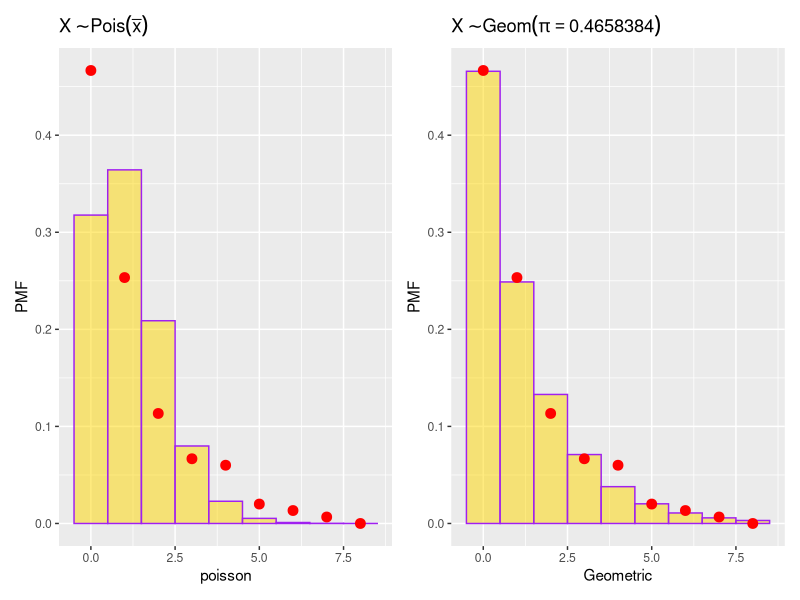

This figure's R source:
## ---- chunk 1
p = .15
e = (1-p)/p


## ---- chunk 2
pgeom(5, prob = p, lower.tail = FALSE)


## ---- chunk 3

p = .01
n = 2000
print(pbinom(9,size =n, prob = p))


## ---- chunk 4
lambda_poisson <- 20

print(ppois(9, lambda = lambda_poisson))

## ---- chunk 5

x <- c(0, 1, 2, 3, 4, 5, 6, 7, 8)
freq <- c(70, 38, 17, 10, 9, 3, 2, 1, 0)

mean_x <- sum(x * freq) / sum(freq)
print(mean_x)
## ---- chunk 6
library(ggplot2)
library(tibble)
pois_probs <- dpois(x, lambda = mean_x)
geom_probs <- dgeom(x, prob = 1 / (1 + mean_x))
total_obs <- sum(freq)

pois_df <- data.frame(x = x, probability = pois_probs)
geom_df <- data.frame(x = x, probability = geom_probs)
obs_prop <- freq / total_obs  


geom_df <- tibble(
x = 0:8,
geomPMF1 = pois_probs,
geomPMF2 = geom_probs,
obs_prop = obs_prop,
)

library(patchwork) 
p1 <- ggplot(data = geom_df,
mapping = aes(x = x, y = geomPMF1) ) +
geom_col(width = 1, alpha = 0.5, fill = "gold", color = "purple")+
geom_point(aes(y = obs_prop), color = "red", size = 3) +
labs(x = "poisson",
y = "PMF",
title = expression(X %~% Pois(lambda =bar(x) )))


p2 <- ggplot(data = geom_df,
mapping = aes(x = x, y = geomPMF2) ) +
geom_col(width = 1, alpha = 0.5, fill = "gold", color = "purple")+
geom_point(aes(y = obs_prop), color = "red", size = 3) +
labs(x = "Geometric",
y = "PMF",
title = expression(X %~% Geom(pi == 0.4658384 )))


p1+p2




## ---- chunk 7

obs_vs_pred <- tibble(
  x = 0:7,
  obs_prop = obs_prop[1:8], 
  pred_pois = pois_df$probability[1:8],
  pred_geom = geom_probs[1:8]
)
obs_vs_pred
